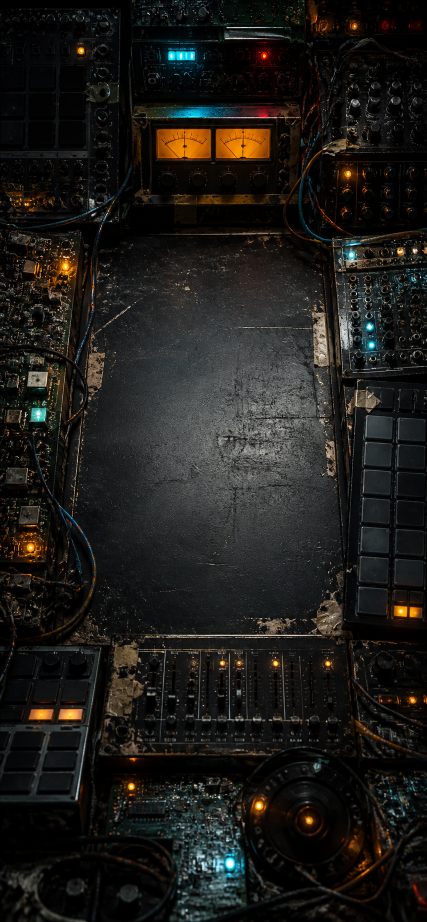
#> input picture Design/drift-techno-engine-backdrop-imagegen.png, 853 x 1844 px (shown at 1/2 size)
$ python generate_marketing_screenshots.py
#> lines starting #> are read from the running program, lines starting #| are printed output that depends on the picture
from pathlib import Path
from PIL import Image, ImageDraw, ImageFont, ImageFilter
import math
import shutil

ROOT = Path(__file__).resolve().parents[1]
BG = ROOT / "Design" / "drift-techno-engine-backdrop-imagegen.png"
OUT = ROOT / "AppStoreAssets" / "screenshots"
MARKETING = ROOT / "MarketingAssets" / "Screenshots"

COLORS = {
    "oil": (8, 9, 10),
    "panel": (28, 29, 30),
    "steel": (63, 63, 59),
    "bone": (218, 210, 184),
    "amber": (245, 159, 45),
    "cyan": (48, 214, 235),
    "rust": (168, 64, 32),
    "red": (255, 52, 36),
    "white": (255, 255, 255),
}


def font(size, bold=False):
    candidates = [
        "C:/Windows/Fonts/CascadiaMono.ttf",
        "C:/Windows/Fonts/CascadiaMonoPL.ttf",
        "C:/Windows/Fonts/consolab.ttf" if bold else "C:/Windows/Fonts/consola.ttf",
        "C:/Windows/Fonts/seguisb.ttf" if bold else "C:/Windows/Fonts/segoeui.ttf",
    ]
    for candidate in candidates:
        if Path(candidate).exists():
            return ImageFont.truetype(candidate, size)
    return ImageFont.load_default()


def rgba(color, alpha=255):
    return (*color, alpha)


def chipped(points):
    x, y, w, h = points
    cut = max(8, min(w, h) * 0.025)
    return [
        (x + cut, y), (x + w - cut * 1.4, y), (x + w, y + cut),
        (x + w - cut * 0.7, y + h - cut * 0.7), (x + w - cut * 2.2, y + h),
        (x + cut * 1.2, y + h), (x, y + h - cut * 1.4), (x + cut * 0.6, y + cut * 0.7),
    ]


def draw_text(draw, xy, text, size, fill, bold=False, anchor=None):
    draw.text(xy, text, fill=fill, font=font(size, bold), anchor=anchor)


def cover_background(size):
    bg = Image.open(BG).convert("RGB")
    scale = max(size[0] / bg.width, size[1] / bg.height)
    bg = bg.resize((int(bg.width * scale), int(bg.height * scale)), Image.Resampling.LANCZOS)
    x = (bg.width - size[0]) // 2
    y = (bg.height - size[1]) // 2
    bg = bg.crop((x, y, x + size[0], y + size[1])).convert("RGBA")

    shade = Image.new("RGBA", size, rgba(COLORS["oil"], 95))
    bg = Image.alpha_composite(bg, shade)
    vignette = Image.new("L", size, 0)
    vd = ImageDraw.Draw(vignette)
    vd.ellipse((-size[0] * 0.18, -size[1] * 0.08, size[0] * 1.18, size[1] * 1.08), fill=160)
    vignette = Image.eval(vignette.filter(ImageFilter.GaussianBlur(size[0] // 8)), lambda p: 190 - p)
    bg = Image.alpha_composite(bg, Image.merge("RGBA", [Image.new("L", size, 0)] * 3 + [vignette]))
    return bg


def panel(draw, box, title):
    x, y, w, h = box
    draw.polygon(chipped(box), fill=rgba(COLORS["panel"], 218), outline=rgba(COLORS["white"], 34))
    draw.polygon(chipped((x + 5, y + 5, w - 10, h - 10)), outline=rgba(COLORS["rust"], 95))
    draw.ellipse((x + 16, y + 16, x + 34, y + 34), fill=COLORS["steel"], outline=COLORS["bone"])
    draw.ellipse((x + w - 34, y + 16, x + w - 16, y + 34), fill=COLORS["steel"], outline=COLORS["bone"])
    draw_text(draw, (x + 48, y + 16), title, max(18, int(w * 0.025)), rgba(COLORS["bone"], 160), True)


def led_scope(draw, x, y, w, h, active=False):
    bars = 30
    gap = max(3, w // 190)
    bw = (w - gap * (bars - 1)) / bars
    for i in range(bars):
        height = (h * (0.22 + ((i * (9 if active else 5)) % 28) / 38))
        color = COLORS["amber"] if i % 5 == 0 else COLORS["cyan"]
        alpha = 245 if active else 90
        bx = x + i * (bw + gap)
        draw.rounded_rectangle((bx, y + h - height, bx + bw, y + h), radius=3, fill=rgba(color, alpha))


def deck_button(draw, box, title, color):
    x, y, w, h = box
    draw.polygon(chipped(box), fill=color, outline=rgba(COLORS["white"], 72))
    draw.rectangle((x + 6, y + h * 0.72, x + w - 8, y + h * 0.85), fill=rgba(COLORS["oil"], 46))
    draw_text(draw, (x + w / 2, y + h / 2), title, int(h * 0.23), COLORS["oil"], True, "mm")


def rotor(draw, cx, cy, r, tempo="120", drive="50% DRIVE"):
    draw.ellipse((cx - r, cy - r, cx + r, cy + r), fill=COLORS["steel"], outline=COLORS["rust"], width=int(max(8, r // 18)))
    draw.ellipse((cx - r + 22, cy - r + 22, cx + r - 22, cy + r - 22), outline=rgba(COLORS["oil"], 210), width=int(max(10, r // 16)))
    for i in range(48):
        ang = math.radians(i * 7.5 - 90)
        length = r * (0.09 if i % 4 == 0 else 0.05)
        x1 = cx + math.cos(ang) * (r - length - 10)
        y1 = cy + math.sin(ang) * (r - length - 10)
        x2 = cx + math.cos(ang) * (r - 10)
        y2 = cy + math.sin(ang) * (r - 10)
        draw.line((x1, y1, x2, y2), fill=rgba(COLORS["white"], 80), width=int(max(2, r // 90)))
    draw.arc((cx - r + 42, cy - r + 42, cx + r - 42, cy + r - 42), 120, 420, fill=COLORS["cyan"], width=int(max(12, r // 12)))
    draw.arc((cx - r + 92, cy - r + 92, cx + r - 92, cy + r - 92), 120, 360, fill=COLORS["amber"], width=int(max(8, r // 18)))
    draw.ellipse((cx - r * 0.35, cy - r * 0.35, cx + r * 0.35, cy + r * 0.35), fill=rgba(COLORS["oil"], 170), outline=rgba(COLORS["cyan"], 140), width=3)
    draw_text(draw, (cx, cy - 18), tempo, int(r * 0.33), COLORS["bone"], True, "mm")
    draw_text(draw, (cx, cy + r * 0.18), "BPM", int(r * 0.095), COLORS["amber"], True, "mm")
    draw_text(draw, (cx, cy + r * 0.34), drive, int(r * 0.092), COLORS["cyan"], True, "mm")


def style_buttons(draw, x, y, w, h):
    labels = [("DRIFT", COLORS["cyan"]), ("DEEP", COLORS["steel"]), ("MINIMAL", COLORS["steel"])]
    gap = w * 0.025
    bw = (w - gap * 2) / 3
    for i, (label, color) in enumerate(labels):
        bx = x + i * (bw + gap)
        deck_button(draw, (bx, y, bw, h), label, color)


def sliders(draw, x, y, w, scale):
    rows = [("TEMPO", "120 BPM", COLORS["amber"], 0.5), ("DRIVE", "50%", COLORS["cyan"], 0.5)]
    for i, (label, value, color, pct) in enumerate(rows):
        ry = y + i * int(78 * scale)
        rh = int(58 * scale)
        draw.polygon(chipped((x, ry, w, rh)), fill=rgba(COLORS["oil"], 98), outline=rgba(COLORS["white"], 28))
        draw_text(draw, (x + 18 * scale, ry + 13 * scale), label, int(18 * scale), rgba(COLORS["white"], 160), True)
        draw_text(draw, (x + w - 18 * scale, ry + 13 * scale), value, int(18 * scale), color, True, "ra")
        lx = x + 18 * scale
        ly = ry + 40 * scale
        lw = w - 36 * scale
        draw.line((lx, ly, lx + lw, ly), fill=rgba(COLORS["white"], 58), width=max(4, int(4 * scale)))
        draw.line((lx, ly, lx + lw * pct, ly), fill=color, width=max(5, int(5 * scale)))
        draw.ellipse((lx + lw * pct - 9 * scale, ly - 9 * scale, lx + lw * pct + 9 * scale, ly + 9 * scale), fill=color)


def keys(draw, x, y, w, scale):
    labels = ["C", "C#", "D", "D#", "E", "F", "F#", "G", "G#", "A", "A#", "B"]
    gap = 7 * scale
    bw = (w - gap * 5) / 6
    bh = 38 * scale
    for i, label in enumerate(labels):
        row, col = divmod(i, 6)
        bx = x + col * (bw + gap)
        by = y + row * (bh + gap)
        color = COLORS["amber"] if i == 0 else COLORS["steel"]
        text = COLORS["oil"] if i == 0 else rgba(COLORS["bone"], 190)
        draw.polygon(chipped((bx, by, bw, bh)), fill=color, outline=rgba(COLORS["white"], 38))
        draw_text(draw, (bx + bw / 2, by + bh / 2), label, int(17 * scale), text, True, "mm")


def sequencer(draw, x, y, w, scale, live=False):
    rows = [("KICK", COLORS["amber"], [1, 0, 0, 0, 1, 0, 0, 0, 1, 0, 0, 0, 1, 0, 0, 0]),
            ("SNARE", COLORS["red"], [0, 0, 0, 0, 1, 0, 0, 0, 0, 0, 0, 0, 1, 0, 0, 0]),
            ("HIHAT", COLORS["cyan"], [1, 0, 1, 0, 1, 0, 1, 0, 1, 0, 1, 0, 1, 0, 1, 0])]
    cell_gap = 4 * scale
    cell_w = (w - cell_gap * 15) / 16
    current = 6 if live else None
    for row_index, (label, color, pattern) in enumerate(rows):
        ry = y + row_index * 92 * scale
        draw_text(draw, (x, ry), label, int(19 * scale), color, True)
        for i, on in enumerate(pattern):
            bx = x + i * (cell_w + cell_gap)
            by = ry + 30 * scale
            active = i == current
            fill = color if active else (rgba(color, 220) if on else rgba(COLORS["white"], 24))
            draw.rounded_rectangle((bx, by, bx + cell_w, by + 34 * scale), radius=5, fill=fill, outline=rgba(COLORS["white"], 180 if active else 28), width=2 if active else 1)


def mixer(draw, x, y, w, h, scale):
    channels = [("KICK", COLORS["amber"], 0.74), ("SNARE", COLORS["red"], 0.55), ("HIHAT", COLORS["cyan"], 0.86)]
    gap = w * 0.05
    cw = (w - gap * 3) / 4
    for i, (label, color, level) in enumerate(channels):
        cx = x + i * (cw + gap)
        draw_text(draw, (cx + cw / 2, y), label, int(17 * scale), color, True, "ma")
        meter = (cx + cw / 2 - 10 * scale, y + 35 * scale, 20 * scale, 95 * scale)
        draw.polygon(chipped(meter), fill=rgba(COLORS["oil"], 130), outline=rgba(COLORS["white"], 40))
        mx, my, mw, mh = meter
        draw.polygon(chipped((mx, my + mh * (1 - level), mw, mh * level)), fill=color)
        knob_r = 27 * scale
        draw.ellipse((cx + cw / 2 - knob_r, y + 148 * scale, cx + cw / 2 + knob_r, y + 148 * scale + knob_r * 2), fill=COLORS["steel"], outline=color, width=4)
    mx = x + 3 * (cw + gap)
    draw_text(draw, (mx + cw / 2, y), "MASTER", int(17 * scale), rgba(COLORS["bone"], 190), True, "ma")
    for col in range(3):
        for row in range(8):
            color = COLORS["red"] if row > 5 else (COLORS["amber"] if row > 2 else COLORS["cyan"])
            alpha = 245 if row + col < 7 else 58
            bx = mx + cw / 2 - 22 * scale + col * 15 * scale
            by = y + 38 * scale + (7 - row) * 12 * scale
            draw.rounded_rectangle((bx, by, bx + 10 * scale, by + 7 * scale), radius=2, fill=rgba(color, alpha))


def base_ui(size, mode):
    if size[0] > 1500:
        return ipad_ui(size, mode)

    img = cover_background(size)
    draw = ImageDraw.Draw(img, "RGBA")
    scale = size[0] / 1290
    margin = 54 * scale
    panel_w = size[0] - margin * 2
    y = 72 * scale

    panel(draw, (margin, y, panel_w, 370 * scale), "SALVAGED UNIT")
    draw_text(draw, (margin + 48 * scale, y + 74 * scale), "DRIFT", int(84 * scale), COLORS["bone"], True)
    draw_text(draw, (margin + 52 * scale, y + 172 * scale), "TECHNO ENGINE", int(23 * scale), COLORS["amber"], True)
    draw_text(draw, (margin + panel_w - 56 * scale, y + 82 * scale), "READY", int(22 * scale), COLORS["cyan"], True, "ra")
    draw_text(draw, (margin + panel_w - 56 * scale, y + 124 * scale), "120 BPM", int(22 * scale), COLORS["cyan"], True, "ra")
    led_scope(draw, margin + 44 * scale, y + 245 * scale, panel_w - 88 * scale, 78 * scale, mode == "sequencer")

    y += 394 * scale
    deck_button(draw, (margin, y, panel_w / 2 - 8 * scale, 86 * scale), "GENERATE", COLORS["amber"])
    deck_button(draw, (margin + panel_w / 2 + 8 * scale, y, panel_w / 2 - 8 * scale, 86 * scale), "PLAY", COLORS["cyan"])

    if mode in ("main", "control"):
        y += 112 * scale
        h = 960 * scale if mode == "control" else 860 * scale
        panel(draw, (margin, y, panel_w, h), "PATCH BAY")
        draw_text(draw, (margin + 38 * scale, y + 70 * scale), "STYLE", int(22 * scale), rgba(COLORS["white"], 160), True)
        style_buttons(draw, margin + 38 * scale, y + 112 * scale, panel_w - 76 * scale, 78 * scale)
        rotor(draw, size[0] / 2, y + 386 * scale, 205 * scale)
        sliders(draw, margin + 38 * scale, y + 620 * scale, panel_w - 76 * scale, scale)
        draw_text(draw, (margin + 38 * scale, y + 790 * scale), "ROOT KEY", int(22 * scale), rgba(COLORS["white"], 160), True)
        keys(draw, margin + 38 * scale, y + 838 * scale, panel_w - 76 * scale, scale)

    if mode == "sequencer":
        y += 112 * scale
        panel(draw, (margin, y, panel_w, 470 * scale), "16 STEP SEQUENCER")
        sequencer(draw, margin + 38 * scale, y + 80 * scale, panel_w - 76 * scale, scale, True)
        y += 494 * scale
        panel(draw, (margin, y, panel_w, 330 * scale), "SCRAP MIXER")
        mixer(draw, margin + 38 * scale, y + 76 * scale, panel_w - 76 * scale, 230 * scale, scale)

    return img.convert("RGB")


def ipad_ui(size, mode):
    img = cover_background(size)
    draw = ImageDraw.Draw(img, "RGBA")
    scale = size[0] / 1032
    margin = 20 * scale
    panel_w = size[0] - margin * 2
    y = 20 * scale

    panel(draw, (margin, y, panel_w, 178 * scale), "SALVAGED UNIT")
    draw_text(draw, (margin + 24 * scale, y + 38 * scale), "DRIFT", int(45 * scale), COLORS["bone"], True)
    draw_text(draw, (margin + 26 * scale, y + 88 * scale), "TECHNO ENGINE", int(12 * scale), COLORS["amber"], True)
    draw_text(draw, (margin + panel_w - 24 * scale, y + 40 * scale), "READY", int(12 * scale), COLORS["cyan"], True, "ra")
    draw_text(draw, (margin + panel_w - 24 * scale, y + 62 * scale), "120 BPM", int(12 * scale), COLORS["cyan"], True, "ra")
    led_scope(draw, margin + 24 * scale, y + 126 * scale, panel_w - 48 * scale, 38 * scale, mode == "sequencer")

    y += 192 * scale
    deck_button(draw, (margin, y, panel_w / 2 - 5 * scale, 54 * scale), "GENERATE", COLORS["amber"])
    deck_button(draw, (margin + panel_w / 2 + 5 * scale, y, panel_w / 2 - 5 * scale, 54 * scale), "PLAY", COLORS["cyan"])

    y += 68 * scale
    gap = 14 * scale
    left_w = min(size[0] * 0.54, 560 * scale)
    right_w = panel_w - left_w - gap
    left_x = margin
    right_x = margin + left_w + gap

    panel(draw, (left_x, y, left_w, 700 * scale), "PATCH BAY")
    draw_text(draw, (left_x + 14 * scale, y + 48 * scale), "STYLE", int(12 * scale), rgba(COLORS["white"], 160), True)
    style_buttons(draw, left_x + 14 * scale, y + 70 * scale, left_w - 28 * scale, 46 * scale)
    rotor(draw, left_x + left_w / 2, y + 248 * scale, 125 * scale)
    sliders(draw, left_x + 14 * scale, y + 396 * scale, left_w - 28 * scale, scale)
    draw_text(draw, (left_x + 14 * scale, y + 572 * scale), "ROOT KEY", int(12 * scale), rgba(COLORS["white"], 160), True)
    keys(draw, left_x + 14 * scale, y + 600 * scale, left_w - 28 * scale, scale)

    panel(draw, (right_x, y, right_w, 480 * scale), "16 STEP SEQUENCER")
    if mode == "main":
        draw_text(draw, (right_x + 14 * scale, y + 62 * scale), "GENERATE TO PATCH A NEW LOOP", int(11 * scale), rgba(COLORS["white"], 125), True)
        sequencer(draw, right_x + 14 * scale, y + 92 * scale, right_w - 28 * scale, scale, False)
    else:
        sequencer(draw, right_x + 14 * scale, y + 60 * scale, right_w - 28 * scale, scale, mode == "sequencer")

    mix_y = y + 494 * scale
    panel(draw, (right_x, mix_y, right_w, 260 * scale), "SCRAP MIXER")
    mixer(draw, right_x + 14 * scale, mix_y + 52 * scale, right_w - 28 * scale, 154 * scale, scale)

    return img.convert("RGB")


def save_all():
    OUT.mkdir(parents=True, exist_ok=True)
    specs = [
        ("iphone-67", (1290, 2796), "iphone67"),
        ("ipad-13", (2064, 2752), "ipad13"),
    ]
    screens = [("01-main", "main"), ("02-control", "control"), ("03-sequencer", "sequencer")]
    for prefix, size, marketing_name in specs:
        marketing_dir = MARKETING / marketing_name
        marketing_dir.mkdir(parents=True, exist_ok=True)
        for index, (suffix, mode) in enumerate(screens, start=1):
            image = base_ui(size, mode)
#> in cover_background, bg is the input picture: PIL image 853x1844 RGB; mean R, G, B 29.6, 28.1, 24.9
#> in cover_background, `bg = bg.crop((x, y, x + size[0], y + size[1])).convert("RGBA")`:
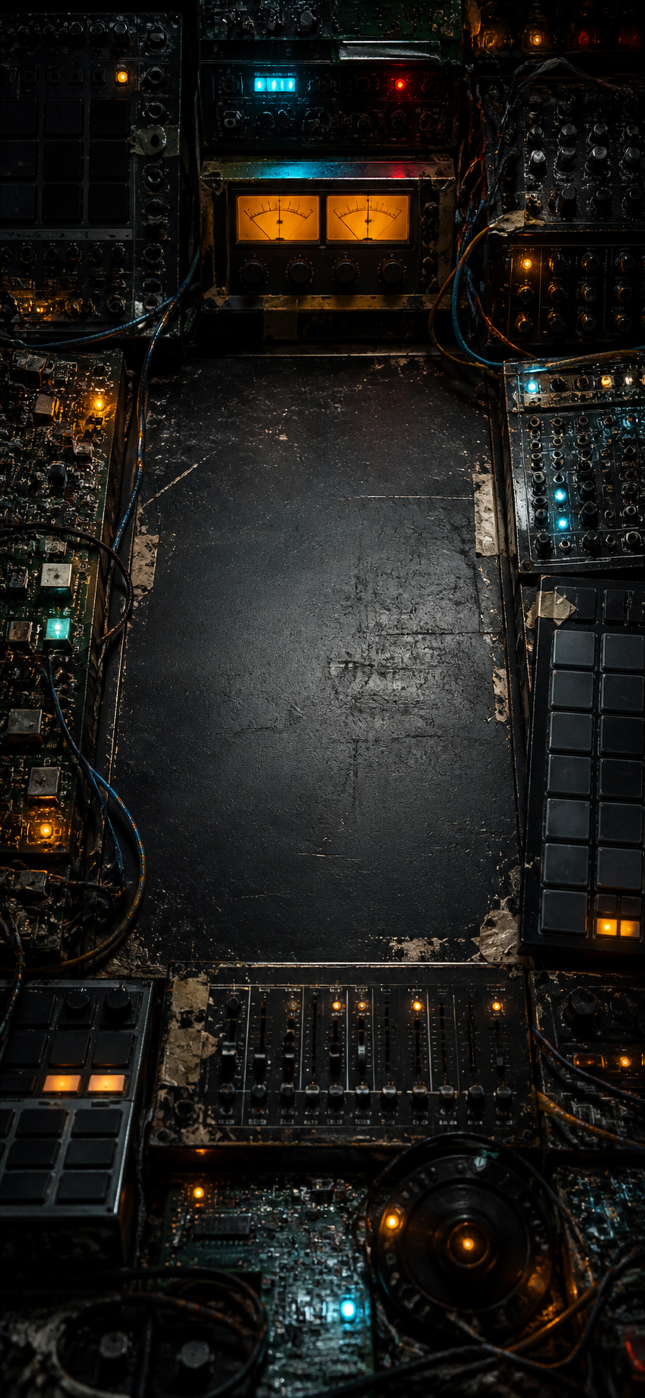
#> bg: PIL image 1290x2796 RGBA (shown at 1/2 size); mean R, G, B, A 29.6, 28.2, 25, 255
#> in cover_background, `bg = Image.alpha_composite(bg, shade)`:
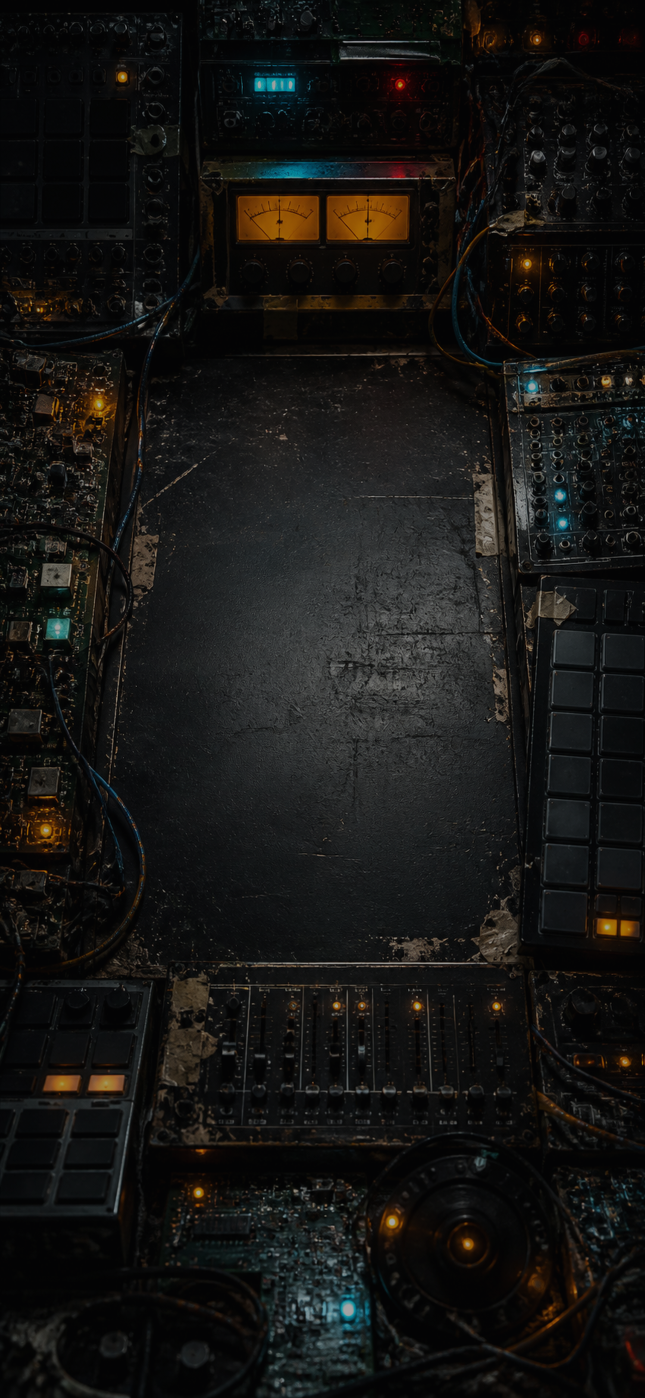
#> bg: PIL image 1290x2796 RGBA (shown at 1/2 size); mean R, G, B, A 21.6, 21, 19.4, 255
#> in cover_background, `vignette = Image.new("L", size, 0)`: vignette: PIL image 1290x2796 L; every value is 0
#> in cover_background, `vignette = Image.eval(vignette.filter(ImageFilter.GaussianBlur(size[0]..`:
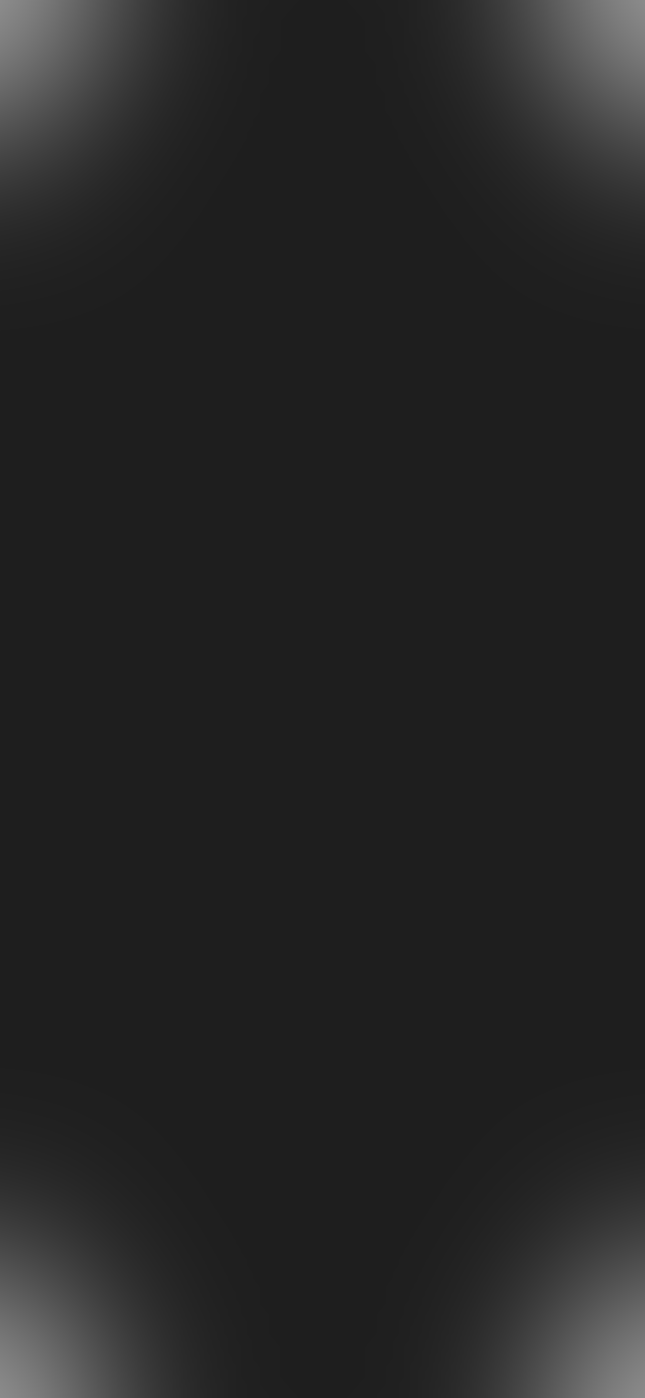
#> vignette: PIL image 1290x2796 L (shown at 1/2 size); min 30, max 139, mean 36.5
#> in base_ui, `return img.convert("RGB")`:
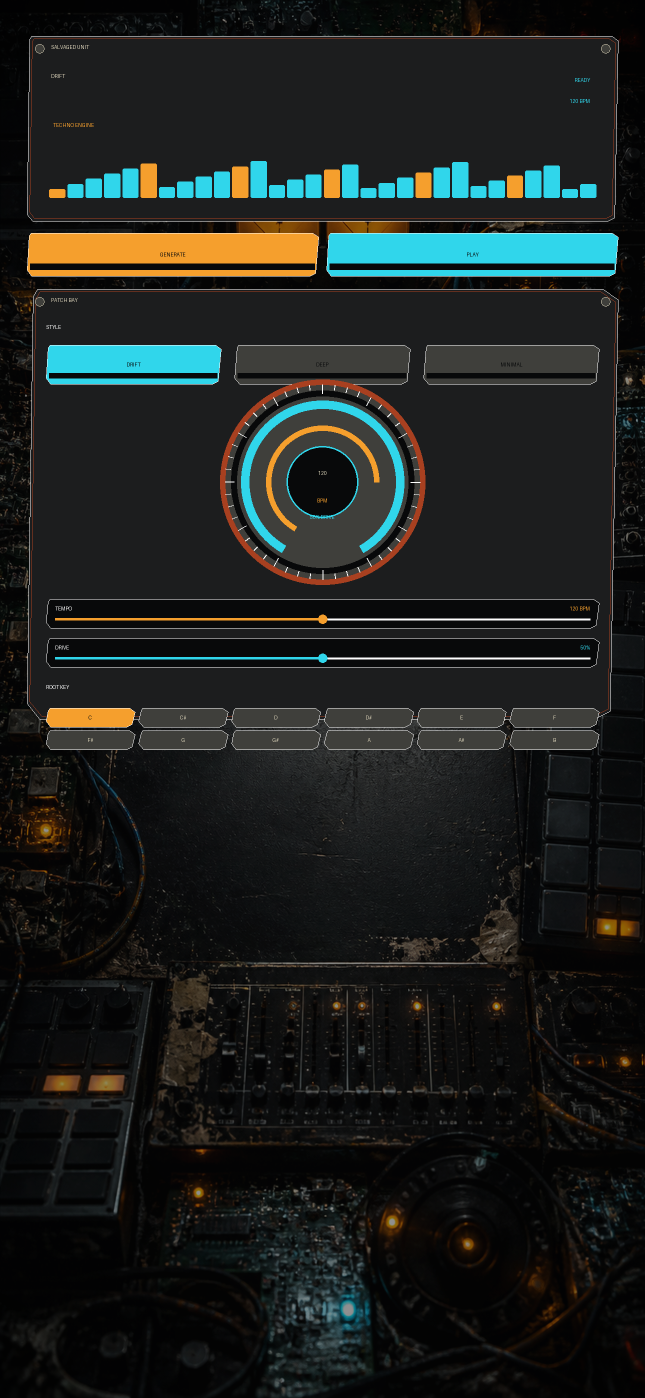
#> returned value: PIL image 1290x2796 RGB (shown at 1/2 size); mean R, G, B 28.9, 32.3, 30.2
            out_file = OUT / f"{prefix}-{suffix}.png"
#> (the run stopped early here; a loop or call above may not have finished)
